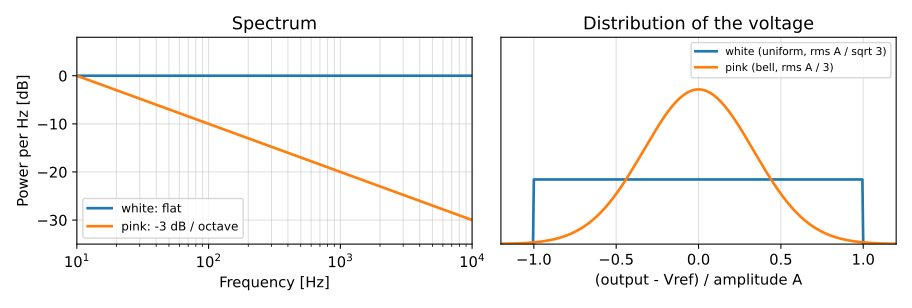

Recreate this plot in Python.
# SPDX-License-Identifier: MIT
"""White and pink noise: the spectrum (left: flat, and -3 dB per octave) and the
distribution of the voltage (right: uniform for the white noise of the module, bell
shaped for the pink one)."""
import sys
import pathlib

import matplotlib.pyplot as plt
import numpy as np

sys.path.insert(0, str(pathlib.Path(__file__).resolve().parents[2] / "tools"))
from figures import save  # noqa: E402

f = np.logspace(1, 4, 200)
fig, (ax1, ax2) = plt.subplots(1, 2, figsize=(9.5, 3.2))
ax1.semilogx(f, np.zeros_like(f), lw=2, label="white: flat")
ax1.semilogx(f, -10 * np.log10(f / 10), lw=2, label="pink: -3 dB / octave")
ax1.set_xlim(10, 1e4)
ax1.set_ylim(-35, 8)
ax1.set_xlabel("Frequency [Hz]")
ax1.set_ylabel("Power per Hz [dB]")
ax1.set_title("Spectrum")
ax1.grid(True, which="both", alpha=0.4)
ax1.legend(loc="lower left", fontsize=9)

v = np.linspace(-1.2, 1.2, 481)
ax2.plot(v, np.where(np.abs(v) <= 1, 0.5, 0.0), lw=2, label="white (uniform, rms A / sqrt 3)")
s = 1 / 3
ax2.plot(v, np.exp(-v**2 / (2 * s**2)) / (s * np.sqrt(2 * np.pi)), lw=2, label="pink (bell, rms A / 3)")
ax2.set_xlim(-1.2, 1.2)
ax2.set_ylim(0, 1.6)
ax2.set_xlabel("(output - Vref) / amplitude A")
ax2.set_yticks([])
ax2.set_title("Distribution of the voltage")
ax2.legend(loc="upper right", fontsize=8)
fig.tight_layout()
save(fig, pathlib.Path(__file__).with_name("response.svg"))
